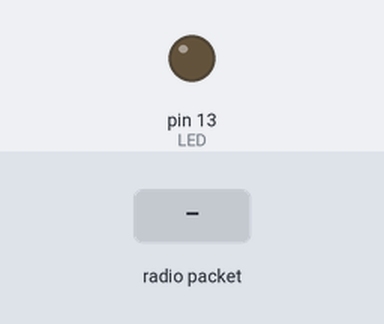
The sketch below on a simulated Arduino Uno, built with avr-gcc and run on an emulated ATmega328P. On the bench: output pins drawn as LEDs (lit = HIGH). Inputs (shaded band) come from the test bench. No radio packets arrive unless stated; pins used as bus, display or sensor lines are not drawn; what the sketch prints to the serial monitor is not drawn.

Above: at 1.3 s.
1.4 s: radio packet "1" arrives
At 2.5 s:
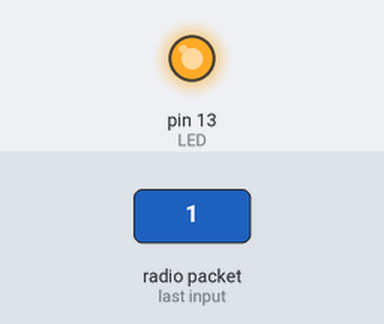
Timing chart, 0 to 4.4 s (numbered marks = the images above; inputs shaded):
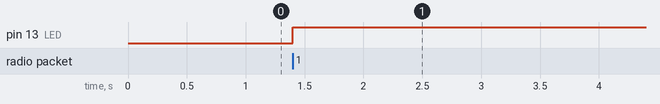

The sketch:

Beacon_Reciever.ino
```cpp
// Trav's beacon reciver ground segement

#include <SPI.h>
#include <RH_RF95.h>

// for Feather32u4 RFM9x
#define RFM95_CS 8
#define RFM95_RST 4
#define RFM95_INT 7

// Change to 434.0 or other frequency, must match RX's freq!
#define RF95_FREQ 915.0

// Singleton instance of the radio driver
RH_RF95 rf95(RFM95_CS, RFM95_INT);

// Blinky on receipt
#define LED 13

void setup()
{
  pinMode(LED, OUTPUT);
  pinMode(RFM95_RST, OUTPUT);
  digitalWrite(RFM95_RST, HIGH);

  Serial.begin(115200);
  while (!Serial) {
    delay(1);
  }
  delay(100);

  Serial.println("Feather LoRa RX Test!");

  // manual reset
  digitalWrite(RFM95_RST, LOW);
    delay(10);
  digitalWrite(RFM95_RST, HIGH);
  delay(10);

  while (!rf95.init()) {
    Serial.println("LoRa radio init failed");
    Serial.println("Uncomment '#define SERIAL_DEBUG' in RH_RF95.cpp for detailed debug info");
    while (1);
  }
  Serial.println("LoRa radio init OK!");

  // Defaults after init are 434.0MHz, modulation GFSK_Rb250Fd250, +13dbM
  if (!rf95.setFrequency(RF95_FREQ)) {
    Serial.println("setFrequency failed");
    while (1);
  }
  Serial.print("Set Freq to: "); Serial.println(RF95_FREQ);

  // Defaults after init are 434.0MHz, 13dBm, Bw = 125 kHz, Cr = 4/5, Sf = 128chips/symbol, CRC on
  // you can set transmitter powers from 5 to 23 dBm:
  rf95.setTxPower(23, false);
}

void loop()
{
  if (rf95.available())
  {
    // Should be a message for us now
    uint8_t buf[RH_RF95_MAX_MESSAGE_LEN];
    uint8_t len = sizeof(buf);

    if (rf95.recv(buf, &len))
    {
      digitalWrite(LED, HIGH);
      RH_RF95::printBuffer("Received: ", buf, len);
      Serial.print("Got: ");

      //int RxMSG[20] = (int *)buf;
      for(int i = 0; i < sizeof(buf); i++)
      {
        Serial.print((int)buf); Serial.print(", ");
      }
      Serial.println();
      Serial.print("number of Bytes is: ");
      Serial.println(len);

    }
    else
    {
      Serial.println("Receive failed");
    }
  }
}
```

Measured:
- after the input at 1.4 s, pin 13 (LED): LOW → HIGH at once
